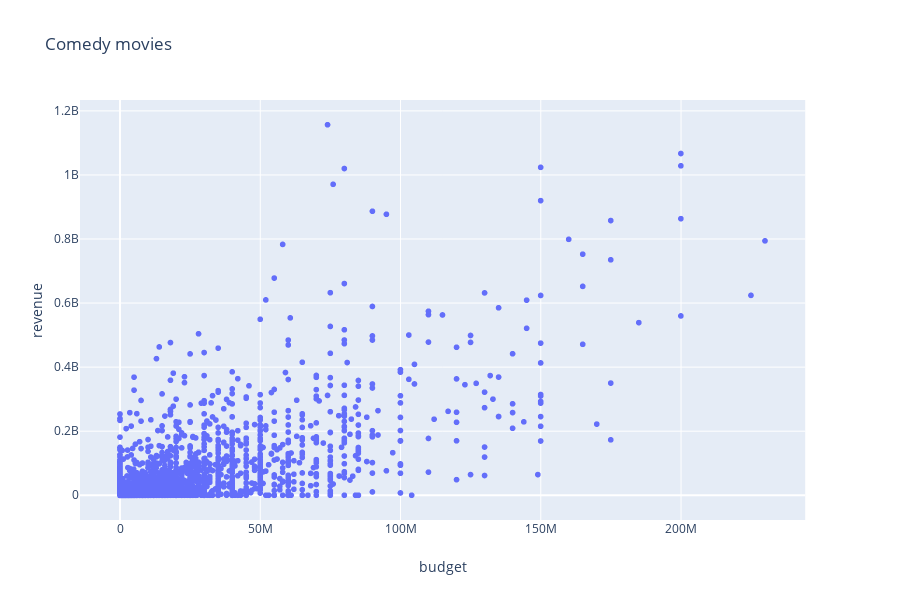

Notebook code for this chart:
### Code cell
# Plot movie by genres (Comedy)
comedy_id = movies_genres[movies_genres['genres'] == 'Comedy']['movieId']
comedy_movies = movies_metadata.loc[movies_metadata['id'].isin(comedy_id)]
px.scatter(comedy_movies, x="budget", y="revenue", hover_name="original_title", title="Comedy movies")

### Figure 1 — Plotly figure (JSON) as saved in the notebook; plotly's stock layout.template omitted (floating-point values rounded to 4 significant figures; data arrays with more than 128 entries replaced by an {"elided": "..."} marker saying what was removed)
{"data": [{"hoverlabel": {"namelength": 0}, "hovertemplate": "<b>%{hovertext}</b><br><br>budget=%{x}<br>revenue=%{y}", "hovertext": {"elided": "13182 str values"}, "legendgroup": "", "marker": {"color": "#636efa", "symbol": "circle"}, "mode": "markers", "name": "", "showlegend": false, "type": "scattergl", "x": {"elided": "13182 str values"}, "xaxis": "x", "y": {"elided": "13182 int values"}, "yaxis": "y"}], "layout": {"height": 600, "legend": {"tracegroupgap": 0}, "title": {"text": "Comedy movies"}, "xaxis": {"anchor": "y", "domain": [0, 0.98], "title": {"text": "budget"}}, "yaxis": {"anchor": "x", "domain": [0, 1], "title": {"text": "revenue"}}}}
